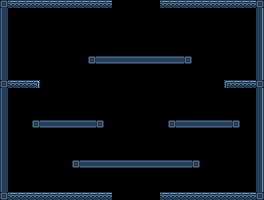

A level layout from a 2D game, rendered from its tile map. Below: a short description, then the map file with tile-grid data replaced by summaries:
An orthogonal 33x25 tile map with 8x8 px tiles, 1 tile layer (collision) and 9 objects.

<map version="1.0" orientation="orthogonal" width="33" height="25" tilewidth="8" tileheight="8">
 <tileset firstgid="1" name="tiles" tilewidth="8" tileheight="8">
  <image source="tiles.png" width="128" height="8" />
 </tileset>
 <layer name="collision" width="33" height="25">
  <data>[825 cells, 155 non-empty, 7 distinct tile ids]</data>
 </layer>
 <objectgroup name="player_spawn" width="33" height="25">
  <object x="46" y="153" />
  <object x="231" y="149" />
  <object x="137" y="125" />
  <object x="238" y="50" />
  <object x="27" y="55" />
  <object x="103" y="30" />
  <object x="181" y="28" />
 </objectgroup>
 <objectgroup name="enemy_spawn" width="33" height="25">
  <object x="112" y="0" width="48" height="8" />
 </objectgroup>
 <objectgroup name="enemy_killer" width="33" height="25">
  <object x="112" y="192" width="48" height="8" />
 </objectgroup>
</map>
